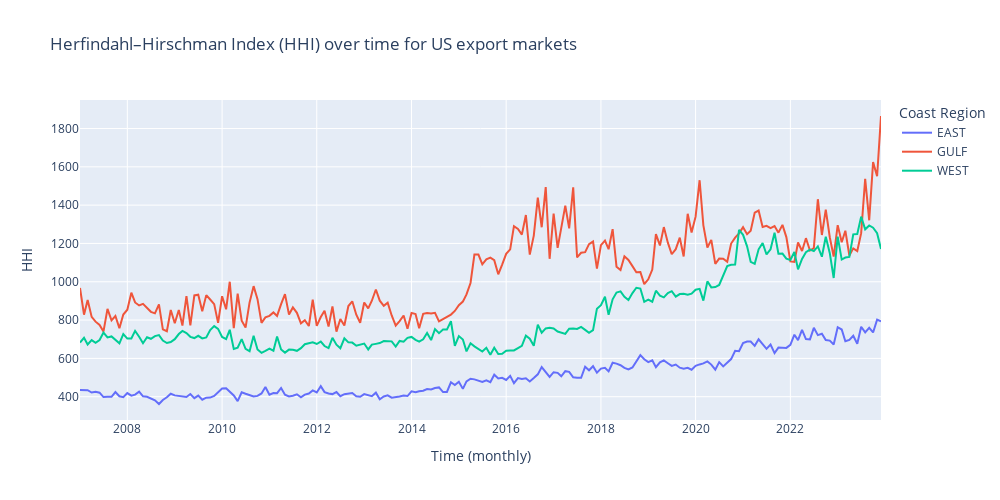

Source (notebook cell):
### Code cell
px.line(
    hhi_df.filter(pl.col('coast_region')!='CARIBBEAN'), x='month', y='hhi', color='coast_region',
    width=1000, height=500,
    title='Herfindahl–Hirschman Index (HHI) over time for US export markets',
    labels={
        'coast_region':'Coast Region',
        'hhi':'HHI',
        'month':'Time (monthly)'
    }
)

### Figure 1 — Plotly figure (JSON) as saved in the notebook; plotly's stock layout.template omitted (floating-point values rounded to 4 significant figures; data arrays with more than 128 entries replaced by an {"elided": "..."} marker saying what was removed)
{"data": [{"hovertemplate": "Coast Region=EAST<br>Time (monthly)=%{x}<br>HHI=%{y}<extra></extra>", "legendgroup": "EAST", "line": {"color": "#636efa", "dash": "solid"}, "marker": {"symbol": "circle"}, "mode": "lines", "name": "EAST", "orientation": "v", "showlegend": true, "type": "scatter", "x": {"elided": "204 str values"}, "xaxis": "x", "y": {"elided": "204 float values"}, "yaxis": "y"}, {"hovertemplate": "Coast Region=GULF<br>Time (monthly)=%{x}<br>HHI=%{y}<extra></extra>", "legendgroup": "GULF", "line": {"color": "#EF553B", "dash": "solid"}, "marker": {"symbol": "circle"}, "mode": "lines", "name": "GULF", "orientation": "v", "showlegend": true, "type": "scatter", "x": {"elided": "204 str values"}, "xaxis": "x", "y": {"elided": "204 float values"}, "yaxis": "y"}, {"hovertemplate": "Coast Region=WEST<br>Time (monthly)=%{x}<br>HHI=%{y}<extra></extra>", "legendgroup": "WEST", "line": {"color": "#00cc96", "dash": "solid"}, "marker": {"symbol": "circle"}, "mode": "lines", "name": "WEST", "orientation": "v", "showlegend": true, "type": "scatter", "x": {"elided": "204 str values"}, "xaxis": "x", "y": {"elided": "204 float values"}, "yaxis": "y"}], "layout": {"height": 500, "legend": {"title": {"text": "Coast Region"}, "tracegroupgap": 0}, "title": {"text": "Herfindahl–Hirschman Index (HHI) over time for US export markets"}, "width": 1000, "xaxis": {"anchor": "y", "domain": [0, 1], "title": {"text": "Time (monthly)"}}, "yaxis": {"anchor": "x", "domain": [0, 1], "title": {"text": "HHI"}}}}
